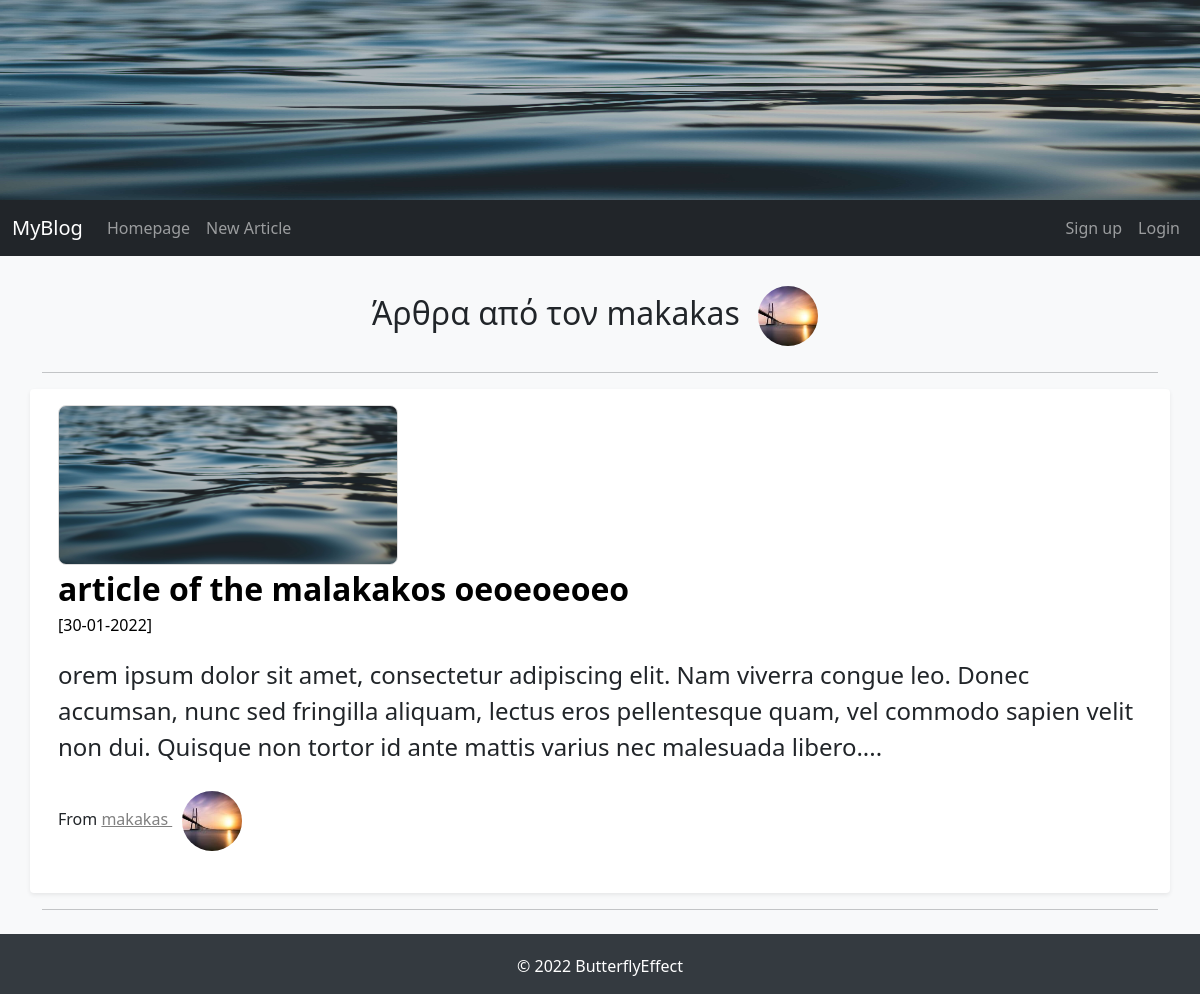
The page /articles_by_author/4 on the database as committed earlier.
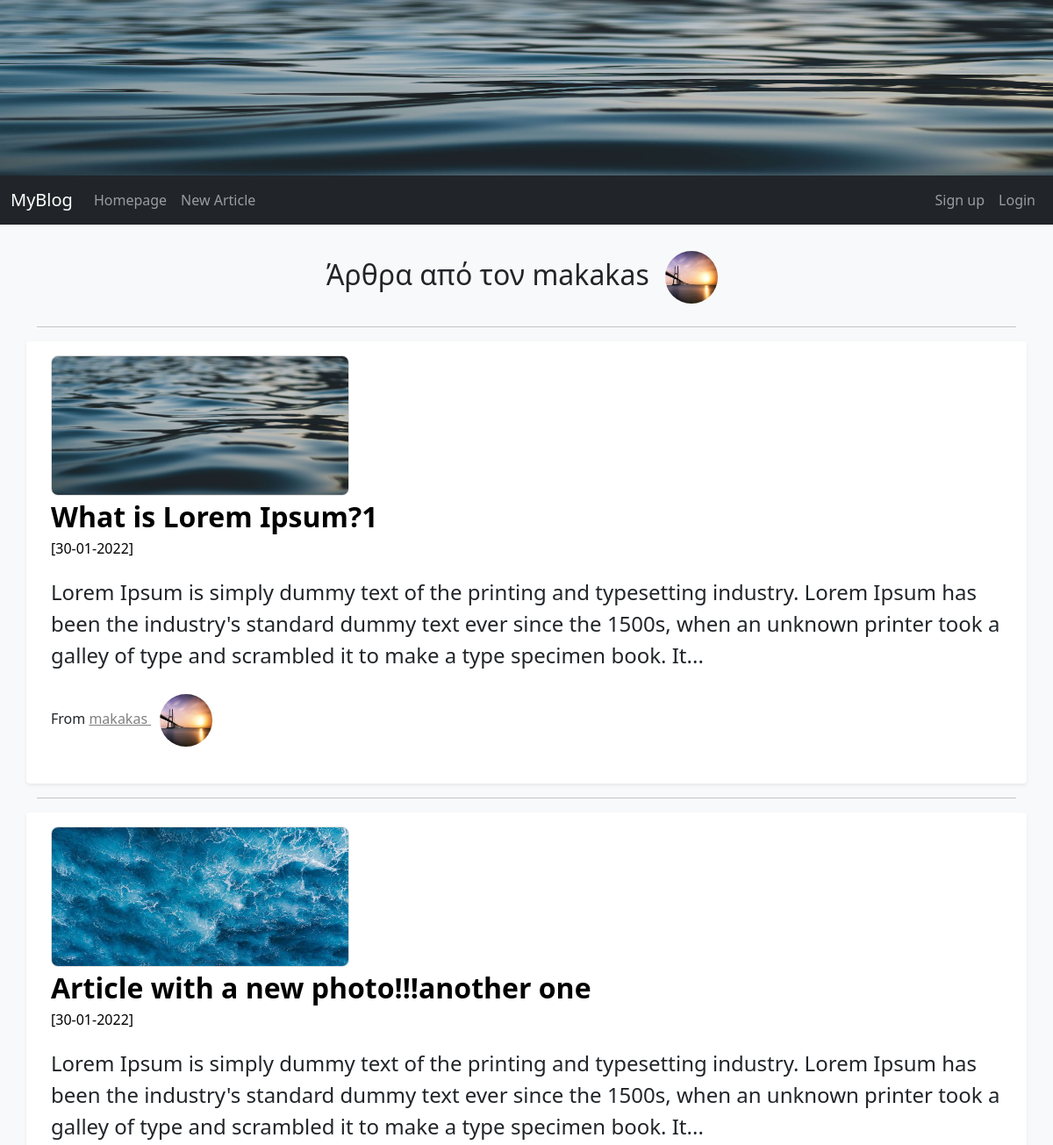
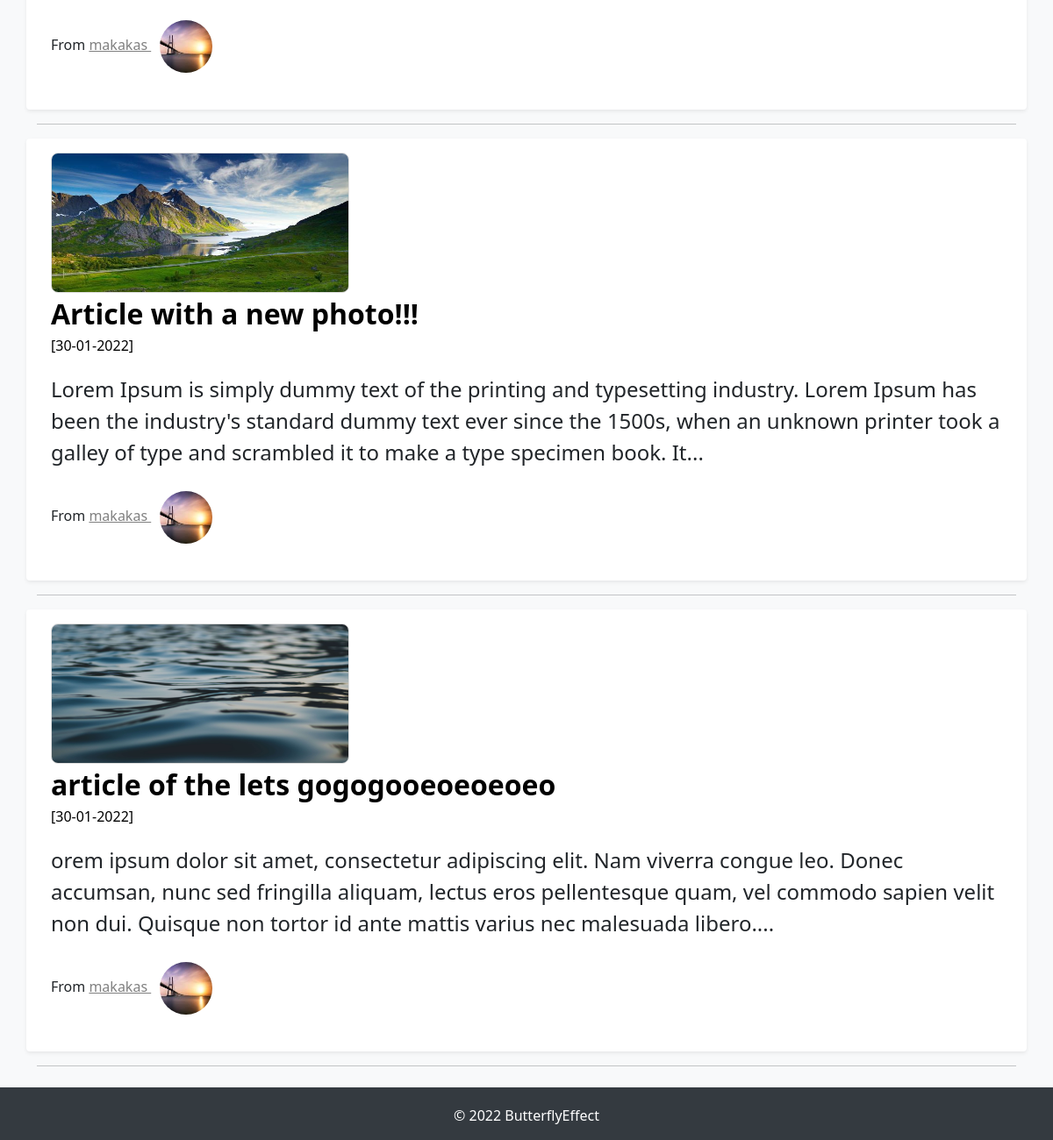
The same page on the database as committed later (2 pictures, top to bottom).
### FlaskBlogApp/models.py (models this page shows, shortened)
class User(db.Model, UserMixin):
    id = db.Column(db.Integer, primary_key=True)
    username = db.Column(db.String(15), unique=True, nullable=False)
    email = db.Column(db.String(150), unique=True, nullable=False)
    password = db.Column(db.String(36), nullable=False)
    profile_image = db.Column(db.String(30), default='default_profile_image.jpg')
    articles = db.relationship('Article', backref='author', lazy=True)

class Article(db.Model):
    id = db.Column(db.Integer, primary_key=True)
    article_title = db.Column(db.String(50), nullable=False)
    article_body = db.Column(db.Text(), nullable=False)
    article_image = db.Column(db.String(30), nullable=False, default='default_article_image.jpg')
    date_created = db.Column(db.DateTime, nullable=False, default=datetime.utcnow)
    user_id = db.Column(db.Integer, db.ForeignKey('user.id'), nullable=False)

### FlaskBlogApp/routes.py (the view)
@app.route("/articles_by_author/<int:author_id>")
def articles_by_author(author_id):
    user = User.query.get_or_404(author_id)
    articles = Article.query.filter_by(author=user).order_by(Article.date_created.desc())
    return render_template("articles_by_author.html", articles=articles, author=user)

### FlaskBlogApp/templates/articles_by_author.html (shortened to what this page needs)
{% extends "base.html" %}
{% block content %}
    <h2 class="aba_header">
      Άρθρα από τον {{ author.username }}
      <img class="rounded-circle profile-image" alt="{{ author.username }}" src="{{ url_for('static', filename='images/profiles_images/'+author.profile_image) }}" data-holder-rendered="true" data-bs-toggle="tooltip" data-bs-placement="top" title="{{ author.username }}">
    </h2>
    <hr>
{% if articles %}
	{% for article in articles %}
        <div class="row my-3 p-3 bg-body rounded shadow-sm">
          <div class="col col-md-12">
            {% if article.article_image %}
              <img src="{{ url_for('static', filename='images/articles_images/'+article.article_image) }}" alt="" class="img-responsive a_image" width="340px" height="160px" allign=center>
            {% endif %}
          </div>
          <div class="col col-md-12">
            <div class="main-article-title">
              <a class="article_title" href="{{url_for('full_article', article_id=article.id) }}">{{ article.article_title | safe }}</a>
            </div>
            <small class="article_date">[{{ article.date_created.strftime('%d-%m-%Y') }}]</small>
            <p class="main-article-partial-text">
              {{ article.article_body | truncate(255) | safe }}
            </p>
            <p class="">From
              <span>
                <a class="author-name" href="{{url_for('articles_by_author',author_id=article.author.id) }}"> {{ article.author.username }}
                  <img class="rounded-circle profile-image" alt="{{ article.author.username }}" src="{{ url_for('static', filename='images/profiles_images/'+article.author.profile_image) }}" data-holder-rendered="true" data-bs-toggle="tooltip" data-bs-placement="top" title="{{ article.author.username }}">
                </a>
              </span>
            </p>
          </div>
        </div>
        <hr>
    {% endfor %}
{% endif %}
{% endblock content %}

### FlaskBlogApp/templates/base.html (shortened to what this page needs)
<!DOCTYPE html>
<html>
<head>
    <link href="https://cdn.jsdelivr.net/npm/bootstrap@5.1.1/dist/css/bootstrap.min.css" rel="stylesheet">
    <link rel="stylesheet" type="text/css" href="{{ url_for('static', filename='css/styles.css') }}">
</head>
<body>
    <img src="{{ url_for('static', filename='images/jumbotron.jpg') }}" width="100%" height="200px" class="img-responsive">
    {% include "navbar.html" %}
    <main role="main" class="container">
        {% block content %}
        {% endblock content %}
    </main>
    {% include "footer.html" %}
</body>
</html>

### FlaskBlogApp/templates/navbar.html (shortened to what this page needs)
<nav class="navbar navbar-expand-lg navbar-dark bg-dark">
  <div class="container-fluid">
    <a class="navbar-brand" href="/">MyBlog</a>
    <div class="collapse navbar-collapse" id="navbarNav">
      <ul class="navbar-nav me-auto mb-2 mb-lg-0">
        <li class="nav-item">
          <a class="nav-link" aria-current="page" href="/">Homepage</a>
        </li>
        <li class="nav-item">
          <a class="nav-link" href="/new_article/">New Article</a>
        </li>
      </ul>
      <ul class="nav navbar-nav navbar-right">
        {% if current_user.is_authenticated %}
        <li class="nav-item dropdown">
          <a class="nav-link dropdown-toggle" href="#" id="navbarDropdown" role="button" data-bs-toggle="dropdown" aria-expanded="false">
              <img class="rounded-circle navbar-profile-image" src="{{ url_for('static', filename='images/profiles_images/'+current_user.profile_image) }}" alt="{{ current_user.username }}" data-holder-rendered="true" data-bs-toggle="tooltip" data-bs-placement="top", title="{{ current_user.username }}" >
            </a>
            <ul class="dropdown-menu" aria-labelledby="navbarDropdown">
          <li class="nav-item">
            <a class="dropdown-item" href="/account/">{{ current_user.username}}</a>
          </li>
          <li class="nav-item">
            <a class="dropdown-item" href="/logout/">Logout</a>
          </li>
         </ul>
        </li>
        {% else %}
        <li class="nav-item">
          <a class="nav-link" href="/signup/">Sign up</a>
        </li>
        <li class="nav-item">
          <a class="nav-link" href="{{ url_for('login') }}">Login</a>
        </li>
        {% endif %}
      </ul>
    </div>
  </div>
</nav>

### FlaskBlogApp/templates/footer.html
<footer class="page-footer font-small styllish-color-dark pt-1 mt-4">
	<div class="footer-copyright py-3 text-center">
		&copy 2022 ButterflyEffect
	</div>
</footer>

### FlaskBlogApp/static/css/styles.css (style rules this page uses)
body { background-color: #f8f9fa; }
.container { margin-top: 20px; }
.main-article-title { font-size: 2em; font-weight: bold; text-decoration: none; color: black; }
.article_date,.article_date:hover { font-size: 1em; color: black; }
.main-article-partial-text,.main-article-full-text { font-size: 1.5em; margin-top: 20px; }
.author-name:link { color: gray; }
.article_title:link, .article_title:hover, .article_title:visited { text-decoration: none; color: black; }
.main-article-category:hover,div.main-article-title:hover,.author-name { text-decoration: underline; color: black; }
footer { color: #fff; background-color: #343a40; }
.row { margin-top: 20px; }
.profile-image { width: 60px; height: 60px; margin: 10px; }
.a_image { border: 1px solid #ddd; border-radius: 8px; }
.aba_header { text-align: center; }

Rows that differ between the two databases and show on the page:
added Article: article_image (placeholder picture), article_title "What is Lorem Ipsum?1", date_created "30-01-2022", article_body "Lorem Ipsum is simply dummy text of the printing and typesetting industry. Lorem Ipsum has been the industry's standard dummy text ever since the 1500s, when an unknown printer took a galley of type and scrambled it to make a type specimen book. It...", author.username "makakas", profile_image (picture)
added Article: article_image (picture), article_title "Article with a new photo!!!another one", date_created "30-01-2022", article_body "Lorem Ipsum is simply dummy text of the printing and typesetting industry. Lorem Ipsum has been the industry's standard dummy text ever since the 1500s, when an unknown printer took a galley of type and scrambled it to make a type specimen book. It...", author.username "makakas", profile_image (picture)
added Article: article_image (picture), article_title "Article with a new photo!!!", date_created "30-01-2022", article_body "Lorem Ipsum is simply dummy text of the printing and typesetting industry. Lorem Ipsum has been the industry's standard dummy text ever since the 1500s, when an unknown printer took a galley of type and scrambled it to make a type specimen book. It...", author.username "makakas", profile_image (picture)
changed Article: article_title "article of the malakakos oeoeoeoeo" → "article of the lets gogogooeoeoeoeo"
